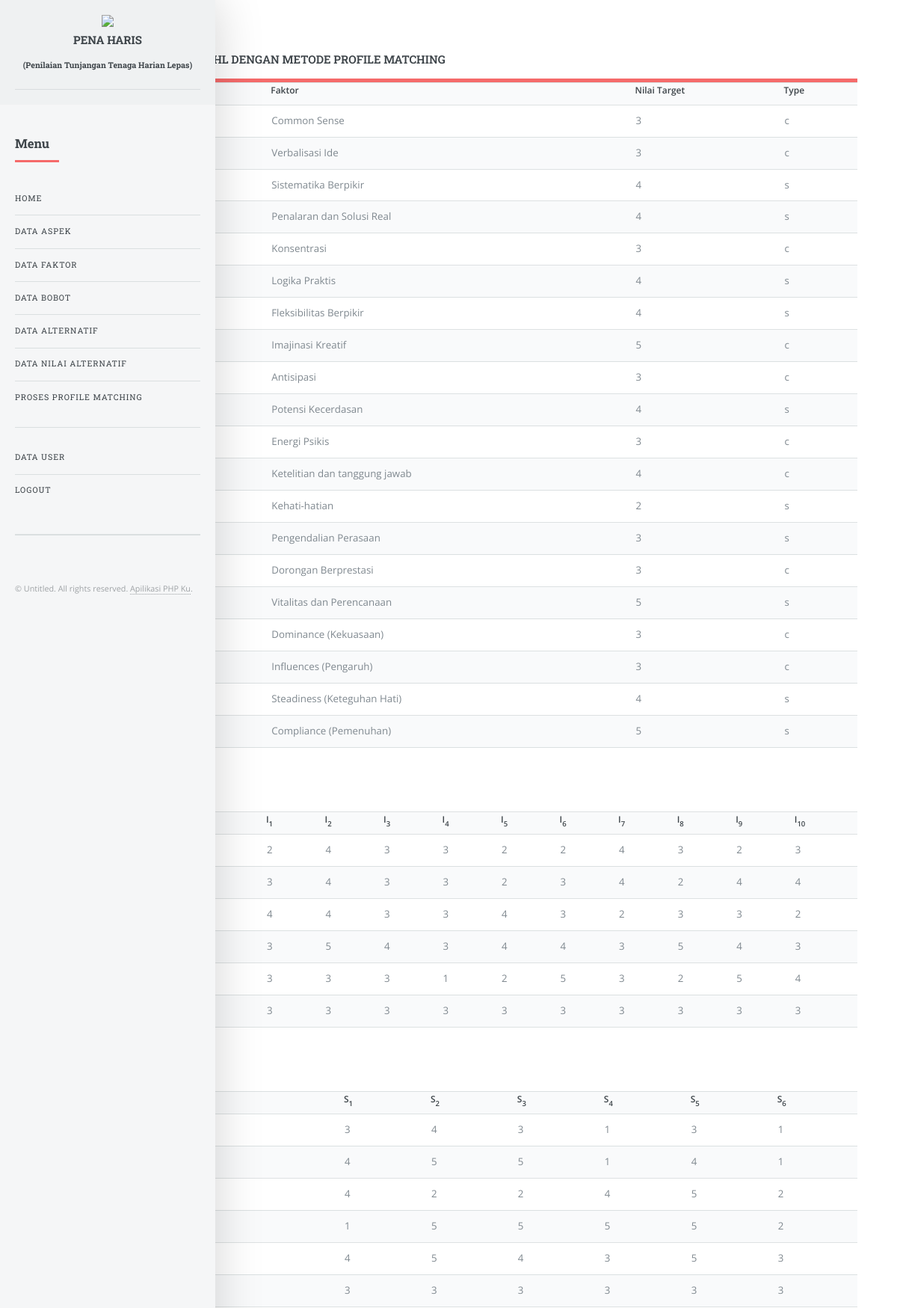
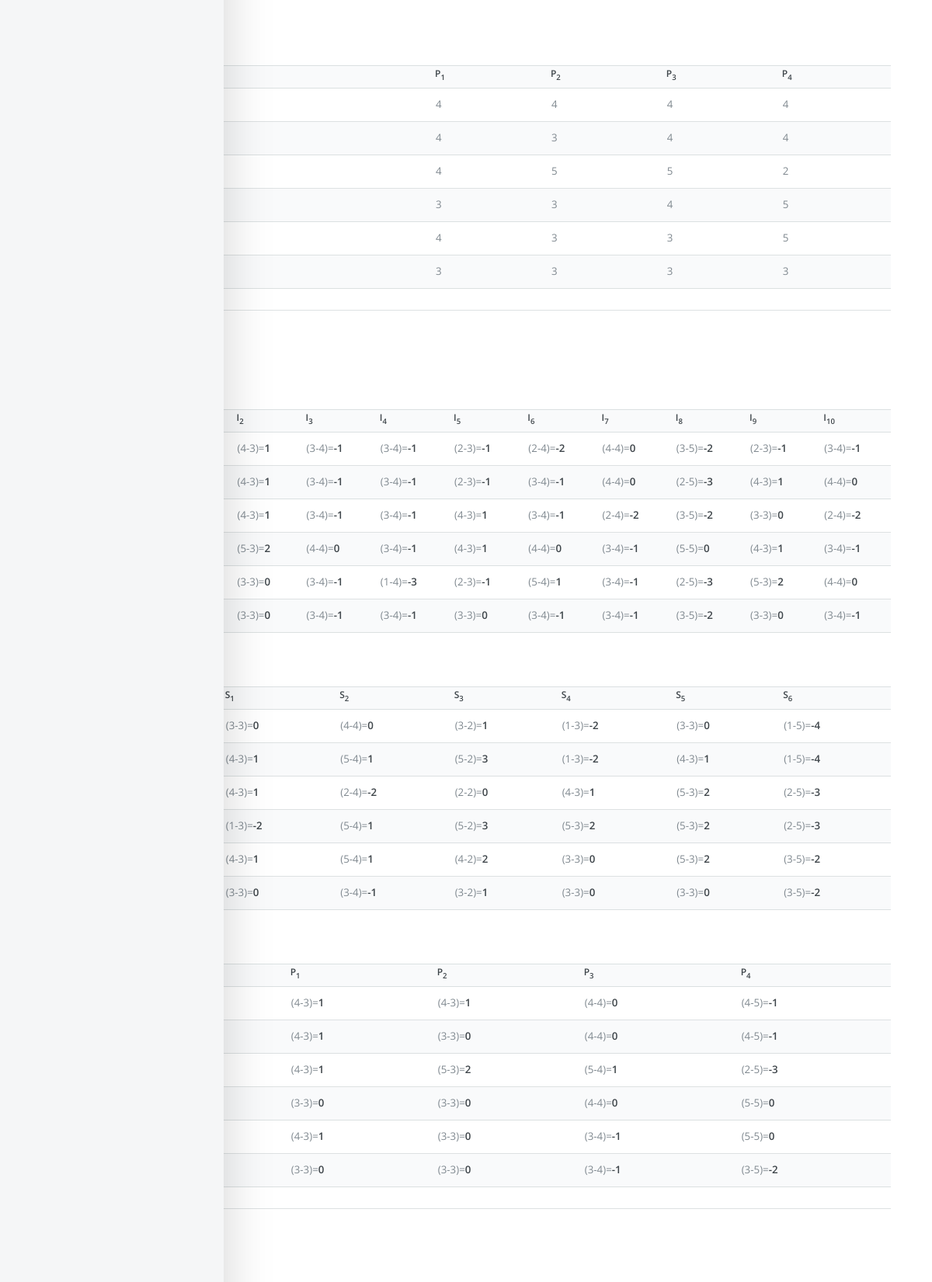
/index.php?page=proses (signed in, upper part), run on the app's committed database (2 pictures, top to bottom).
### tables this page shows
CREATE TABLE `tbl_faktor` (
  `id_faktor` tinyint(3) UNSIGNED NOT NULL,
  `aspek` tinyint(3) UNSIGNED NOT NULL COMMENT 'FK tbl_aspek',
  `nama_faktor` varchar(30) NOT NULL,
  `target` tinyint(3) NOT NULL,
  `jenis` enum('1','2') DEFAULT NULL COMMENT '1=Core;2=Secondary'
);

CREATE TABLE `tbl_karyawan` (
  `id_karyawan` tinyint(3) UNSIGNED NOT NULL,
  `nama_karyawan` varchar(100) NOT NULL
);

CREATE TABLE `tbl_sample` (
  `id_sample` int(11) UNSIGNED NOT NULL,
  `karyawan` tinyint(3) UNSIGNED DEFAULT NULL,
  `faktor` tinyint(3) UNSIGNED DEFAULT NULL,
  `nilai` tinyint(3) UNSIGNED DEFAULT NULL
);

CREATE TABLE `tbl_aspek` (
  `id_aspek` tinyint(3) UNSIGNED NOT NULL,
  `nama_aspek` varchar(100) NOT NULL,
  `bobot` float NOT NULL,
  `bobot_core` float NOT NULL,
  `bobot_secondary` float NOT NULL,
  `nama_singkat` char(1) DEFAULT NULL
);

CREATE TABLE `tbl_bobot` (
  `selisih` tinyint(3) NOT NULL,
  `bobot` float NOT NULL,
  `keterangan` varchar(100) NOT NULL
);

### mp.php (the view, shortened to what this page needs)
<?php
	include "config.php";
?>
  <?php
			$sql="SELECT * FROM tbl_bobot";
			$hasil=mysqli_query($koneksi, $sql);
			$sql="SELECT * FROM tbl_sample";
			$hasil=mysqli_query($koneksi, $sql);
			while($row=mysqli_fetch_assoc($hasil))
				{
					$nilai_sample[$row['karyawan']][$row['faktor']]=$row['nilai'];
				}
        	$nama_karyawan=array();
			$sql="SELECT * FROM tbl_karyawan ORDER BY id_karyawan";
			$hasil=mysqli_query($koneksi, $sql);
			while($row=mysqli_fetch_assoc($hasil))
				{
					$nama_karyawan[$row['id_karyawan']]=$row['nama_karyawan'];
				}
			$nama_aspek=array();
			$nama_singkat=array();
			$jumlah_kolom=array();
			$ba_all=array();
			$sql="SELECT *,(SELECT COUNT(id_faktor) FROM tbl_faktor WHERE aspek=id_aspek) AS jum_kolom
				 FROM tbl_aspek";
			$hasil=mysqli_query($koneksi, $sql);
			while($row=mysqli_fetch_assoc($hasil))
				{
					$aspek=$row['id_aspek'];
					$nama_aspek[$row['id_aspek']]=$row['nama_aspek'];
					$nama_singkat[$row['id_aspek']]=$row['nama_singkat'];
					$jumlah_kolom[$row['id_aspek']]=$row['jum_kolom'];
					$ba_all[$row['id_aspek']]=$row['bobot'];
					$sql2="SELECT * FROM tbl_faktor WHERE aspek='$aspek' ORDER BY id_faktor";
					$hasil2=mysqli_query($koneksi, $sql2);
					$kolom=1;
					while($row2=mysqli_fetch_assoc($hasil2))
						{
							$r_index[$aspek][$kolom]=$row2['id_faktor'];
							$kolom++;
						}
				}
	?>
		<table class="table">
        	<tr>
            	<th>No</th>
                <th>Aspek</th>
                <th>Faktor</th>
                <th>Nilai Target</th>
                <th>Type</th>
            </tr>
            <?php
				$no=1;
            	$sql="SELECT tbl_faktor.*,nama_aspek,IF(jenis='1','c','s') AS nama_jenis
					FROM tbl_faktor LEFT JOIN tbl_aspek ON aspek=id_aspek ORDER BY aspek,id_faktor";
				$hasil=mysqli_query($koneksi, $sql);
				$target=array();
				while($row=mysqli_fetch_assoc($hasil))
				{
					$target[$row['id_faktor']]=$row['target'];
			?>
        	<tr>
        	  <td><?php echo $no++;?></td>
        	  <td><?php echo $row['nama_aspek'];?></td>
        	  <td><?php echo $row['nama_faktor'];?></td>
        	  <td><?php echo $row['target'];?></td>
        	  <td><?php echo $row['nama_jenis'];?></td>
      	  </tr>
          <?php
				}
		  ?>
        </table>
        <?php
			while (list($key, $value) = each($nama_aspek))
				{
					echo "<h2>".$nama_aspek[$key]."</h2>";
		?>
        		<table class="table">
                	<tr>
                    	<th>No</th>
                        <th>Nama</th>
                        <?php for($kol=1;$kol<=$jumlah_kolom[$key];$kol++) {?>
                        <th><?php echo $nama_singkat[$key]; ?><sub><?php echo $kol;?></sub></th>
                        <?php } ?>
                    </tr>
                    <?php
						reset($nama_karyawan);
						$nomor=1;
                    	while (list($k, $v) = each($nama_karyawan))
							{
					?>
                    <tr>
                    	<td><?php echo $nomor++;?></td>
                        <td><?php echo $nama_karyawan[$k];?></td>
                        <?php for($kol=1;$kol<=$jumlah_kolom[$key];$kol++) {
									$pos=$r_index[$key][$kol];
							?>
                        <td><?php echo $nilai_sample[$k][$pos]; ?></td>
                        <?php } ?>
                    </tr>
                    <?php
							}
					?>
                </table>
        <?php
				}
		?>
		<hr />
        <h2>PERHITUNGAN GAP</h2>
        <?php
		reset($nama_aspek);
        while (list($key, $value) = each($nama_aspek))
				{
					echo "<h3>Aspek ".$nama_aspek[$key]."</h3>";
		?>
        		<table class="table">
                	<tr>
                    	<th>No</th>
                        <th>Nama</th>
                        <?php for($kol=1;$kol<=$jumlah_kolom[$key];$kol++) {?>
                        <th><?php echo $nama_singkat[$key]; ?><sub><?php echo $kol;?></sub></th>
                        <?php } ?>
                    </tr>
                    <?php
						reset($nama_karyawan);
						$nomor=1;
                    	while (list($k, $v) = each($nama_karyawan))
							{
					?>
                    <tr>
                    	<td><?php echo $nomor++;?></td>
                        <td><?php echo $nama_karyawan[$k];?></td>
                        <?php for($kol=1;$kol<=$jumlah_kolom[$key];$kol++) {
									$pos=$r_index[$key][$kol];
									$nilai_gap[$k][$pos]=$nilai_sample[$k][$pos]-$target[$pos]
							?>
                        <td>(<?php echo $nilai_sample[$k][$pos]; ?>-<?php echo $target[$pos]; ?>)=<strong><?php echo $nilai_gap[$k][$pos];?></strong></td>
                        <?php } ?>
                    </tr>
                    <?php
							}
					?>
                </table>
        <?php
				}
		?>
        <hr />
        <h2>PEMBOBOTAN</h2>
        <?php
		reset($nama_aspek);
        while (list($key, $value) = each($nama_aspek))
				{
					echo "<h3>Aspek ".$nama_aspek[$key]." (".$ba_all[$key]."%)</h3>";
		?>
        		<?php
				}
				?>
                        <br>
    					<br><br>
        				<?php include "grafik.php"; ?>

### main.css (style rules this page uses)
html, body, div, span, applet, object, iframe, h1, h2, h3, h4, h5, h6, p, blockquote, pre, a, abbr, acronym, address, big, cite, code, del, dfn, em, img, ins, kbd, q, s, samp, small, strike, strong, sub, sup, tt, var, b, u, i, center, dl, dt, dd, ol, ul, li, fieldset, form, label, legend, table, caption, tbody, tfoot, thead, tr, th, td, article, aside, canvas, details, embed, figure, figcaption, footer, header, hgroup, menu, nav, output, ruby, section, summary, time, mark, audio, video { margin: 0; padding: 0; border: 0; font-size: 100%; font: inherit; vertical-align: baseline; }
body { line-height: 1; }
table { border-collapse: collapse; border-spacing: 0; }
body { -webkit-text-size-adjust: none; }
*, *:before, *:after { -moz-box-sizing: border-box; -webkit-box-sizing: border-box; box-sizing: border-box; }
body { -ms-overflow-style: scrollbar; }
body { background: #ffffff; }
body, input, select, textarea { color: #7f888f; font-family: "Open Sans", sans-serif; font-size: 13pt; font-weight: 400; line-height: 1.65; }
@media screen and (max-width: 1680px) { body, input, select, textarea { font-size: 11pt; } }
@media screen and (max-width: 1280px) { body, input, select, textarea { font-size: 10pt; } }
strong, b { color: #3d4449; font-weight: 600; }
h1, h2, h3, h4, h5, h6 { color: #3d4449; font-family: "Roboto Slab", serif; font-weight: 700; line-height: 1.5; margin: 0 0 1em 0; }
h2 { font-size: 1.75em; }
h3 { font-size: 1.25em; }
sub { font-size: 0.8em; position: relative; top: 0.5em; }
hr { border: 0; border-bottom: solid 1px rgba(210, 215, 217, 0.75); margin: 2em 0; }
table { margin: 0 0 2em 0; width: 100%; }
table tbody tr { border: solid 1px rgba(210, 215, 217, 0.75); border-left: 0; border-right: 0; }
table tbody tr:nth-child(2n + 1) { background-color: rgba(230, 235, 237, 0.25); }
table td { padding: 0.75em 0.75em; }
table th { color: #3d4449; font-size: 0.9em; font-weight: 600; padding: 0 0.75em 0.75em 0.75em; text-align: left; }

### data on the page
tbl_faktor: nama_faktor "Common Sense", target "3", nama_jenis "c"
tbl_faktor: nama_faktor "Verbalisasi Ide", target "3", nama_jenis "c"
tbl_faktor: nama_faktor "Sistematika Berpikir", target "4", nama_jenis "s"
tbl_faktor: nama_faktor "Penalaran dan Solusi Real", target "4", nama_jenis "s"
tbl_faktor: nama_faktor "Konsentrasi", target "3", nama_jenis "c"
tbl_faktor: nama_faktor "Logika Praktis", target "4", nama_jenis "s"
tbl_faktor: nama_faktor "Fleksibilitas Berpikir", target "4", nama_jenis "s"
tbl_faktor: nama_faktor "Imajinasi Kreatif", target "5", nama_jenis "c"
tbl_faktor: nama_faktor "Antisipasi", target "3", nama_jenis "c"
tbl_faktor: nama_faktor "Potensi Kecerdasan", target "4", nama_jenis "s"
tbl_faktor: nama_faktor "Energi Psikis", target "3", nama_jenis "c"
tbl_faktor: nama_faktor "Ketelitian dan tanggung jawab", target "4", nama_jenis "c"
tbl_faktor: nama_faktor "Kehati-hatian", target "2", nama_jenis "s"
tbl_faktor: nama_faktor "Pengendalian Perasaan", target "3", nama_jenis "s"
tbl_faktor: nama_faktor "Dorongan Berprestasi", target "3", nama_jenis "c"
tbl_faktor: nama_faktor "Vitalitas dan Perencanaan", target "5", nama_jenis "s"
tbl_faktor: nama_faktor "Dominance (Kekuasaan)", target "3", nama_jenis "c"
tbl_faktor: nama_faktor "Influences (Pengaruh)", target "3", nama_jenis "c"
tbl_faktor: nama_faktor "Steadiness (Keteguhan Hati)", target "4", nama_jenis "s"
tbl_faktor: nama_faktor "Compliance (Pemenuhan)", target "5", nama_jenis "s"
tbl_karyawan: id_karyawan "2", id_karyawan "4", id_karyawan "3", id_karyawan.id_aspek "3", id_karyawan.id_aspek "4", id_karyawan "1", id_karyawan "-1", id_karyawan.selisih "-1", id_karyawan "-2", id_karyawan "0", id_karyawan.id_aspek "0", id_karyawan.id_aspek "-2", id_karyawan.id_aspek "-4"
tbl_karyawan: id_karyawan "3", id_karyawan "4", id_karyawan "2", id_karyawan.id_aspek "4", id_karyawan.id_aspek "5", id_karyawan.id_aspek "1", id_karyawan "1", id_karyawan "-1", id_karyawan.selisih "-1", id_karyawan "0", id_karyawan "-3", id_karyawan.id_aspek "3", id_karyawan.id_aspek "-2", id_karyawan.id_aspek "-4"
tbl_karyawan: id_karyawan "4", id_karyawan "3", id_karyawan "2", id_karyawan.id_aspek "4", id_karyawan.id_aspek "2", id_karyawan.id_aspek "5", id_karyawan "5", id_karyawan "1", id_karyawan "-1", id_karyawan "-2", id_karyawan "0", id_karyawan.id_aspek "1", id_karyawan.id_aspek "-2", id_karyawan.id_aspek "0", id_karyawan.id_aspek "-3", id_karyawan "-3"
tbl_karyawan: id_karyawan.karyawan "3", id_karyawan.faktor "5", id_karyawan "4", id_karyawan.id_aspek "1", id_karyawan.id_aspek "2", id_karyawan "2", id_karyawan "0", id_karyawan "-1", id_karyawan "1", id_karyawan.selisih "0", id_karyawan.id_aspek "-2", id_karyawan.id_aspek "3", id_karyawan.id_aspek "-3"
tbl_karyawan: id_karyawan.karyawan "3", id_karyawan "1", id_karyawan "2", id_karyawan "5", id_karyawan.nilai "4", id_karyawan "0", id_karyawan "-1", id_karyawan "-3", id_karyawan.id_aspek "1", id_karyawan.id_aspek "2", id_karyawan.id_aspek "0", id_karyawan.id_aspek "-2"
tbl_karyawan: id_karyawan "3", id_karyawan.id_aspek "3", id_karyawan "0", id_karyawan "-1", id_karyawan.selisih "0", id_karyawan.selisih "-1", id_karyawan "-2", id_karyawan.id_aspek "0", id_karyawan.id_aspek "1", id_karyawan.id_aspek "-2"
tbl_aspek: id_aspek "S", id_aspek.karyawan "3", id_aspek.nilai "4", id_aspek "2", id_aspek.faktor "5"
tbl_sample: karyawan "3", nilai "4", faktor "5"

### other printed values
$nama_singkat[$key] "I"
$nama_singkat[$key] "P"
